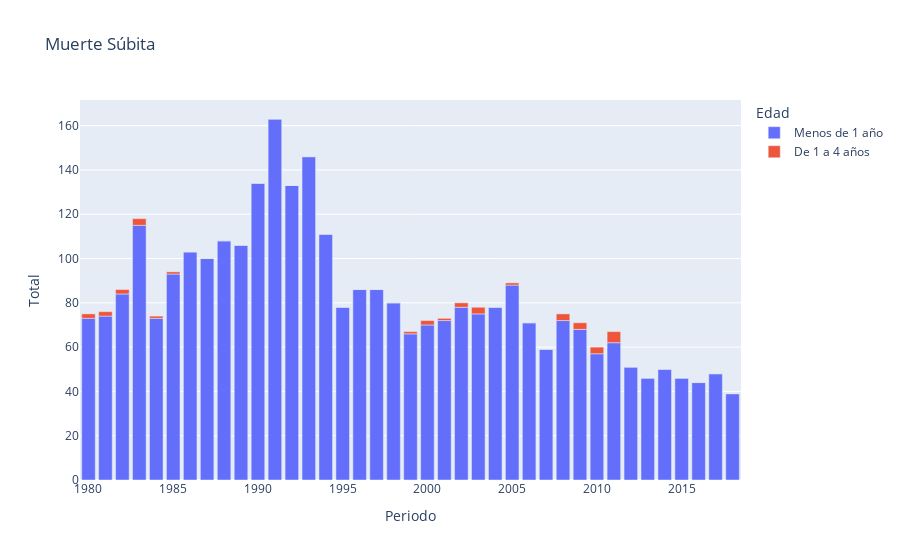

Notebook cell for this chart:
### Code cell
px.bar(deaths_edades, 
       x = 'Periodo', 
       y = 'Total',
       color = 'Edad',
       title='Muerte Súbita',
       )

### Figure 1 — Plotly figure (JSON) as saved in the notebook; plotly's stock layout.template omitted (floating-point values rounded to 4 significant figures)
{"data": [{"alignmentgroup": "True", "hovertemplate": "Edad=Menos de 1 año<br>Periodo=%{x}<br>Total=%{y}<extra></extra>", "legendgroup": "Menos de 1 año", "marker": {"color": "#636efa", "pattern": {"shape": ""}}, "name": "Menos de 1 año", "offsetgroup": "Menos de 1 año", "orientation": "v", "showlegend": true, "textposition": "auto", "type": "bar", "x": [1991, 1993, 1990, 1992, 1983, 1994, 1988, 1989, 1986, 1987, 1985, 2005, 1997, 1996, 1982, 1998, 1995, 2004, 2002, 2003, 1981, 1980, 1984, 2001, 2008, 2006, 2000, 2009, 1999, 2011, 2007, 2010, 2012, 2014, 2017, 2013, 2015, 2016, 2018], "xaxis": "x", "y": [163, 146, 134, 133, 115, 111, 108, 106, 103, 100, 93, 88, 86, 86, 84, 80, 78, 78, 78, 75, 74, 73, 73, 72, 72, 71, 70, 68, 66, 62, 59, 57, 51, 50, 48, 46, 46, 44, 39], "yaxis": "y"}, {"alignmentgroup": "True", "hovertemplate": "Edad=De 1 a 4 años<br>Periodo=%{x}<br>Total=%{y}<extra></extra>", "legendgroup": "De 1 a 4 años", "marker": {"color": "#EF553B", "pattern": {"shape": ""}}, "name": "De 1 a 4 años", "offsetgroup": "De 1 a 4 años", "orientation": "v", "showlegend": true, "textposition": "auto", "type": "bar", "x": [2011, 2008, 2003, 1983, 2009, 2010, 1980, 1981, 2002, 2000, 1982, 1984, 1985, 1999, 2001, 2005, 1986, 2015, 2017, 2016, 2004, 1995, 1996, 1997, 1998, 2006, 2007, 1990, 1991, 1992, 1993, 1994, 1987, 1988, 1989, 2012, 2013, 2014, 2018], "xaxis": "x", "y": [5, 3, 3, 3, 3, 3, 2, 2, 2, 2, 2, 1, 1, 1, 1, 1, 0, 0, 0, 0, 0, 0, 0, 0, 0, 0, 0, 0, 0, 0, 0, 0, 0, 0, 0, 0, 0, 0, 0], "yaxis": "y"}], "layout": {"barmode": "relative", "legend": {"title": {"text": "Edad"}, "tracegroupgap": 0}, "title": {"text": "Muerte Súbita"}, "xaxis": {"anchor": "y", "domain": [0, 1], "title": {"text": "Periodo"}}, "yaxis": {"anchor": "x", "domain": [0, 1], "title": {"text": "Total"}}}}
